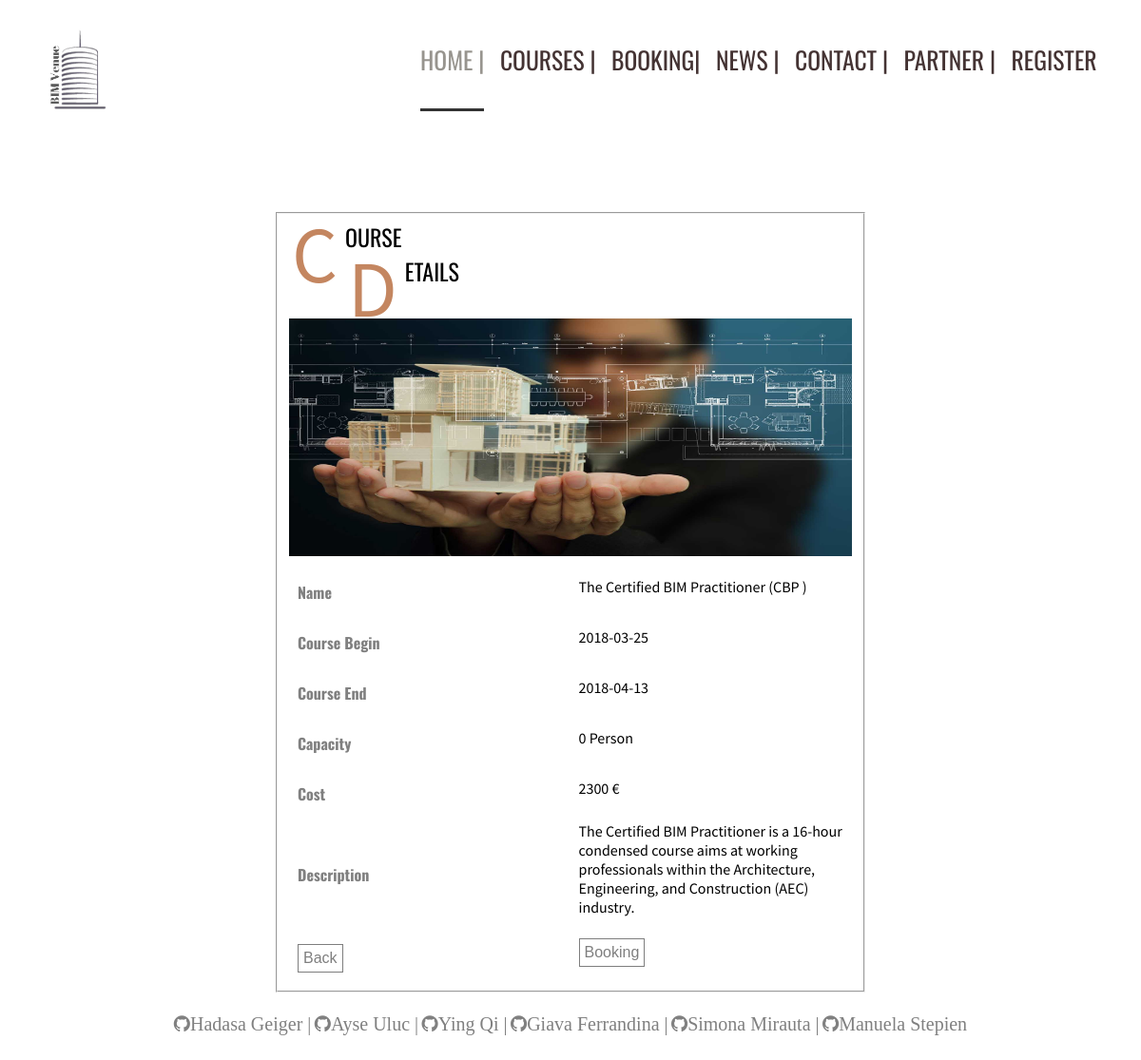
Page /view.php?id=1 on the committed database.
### tables this page shows
CREATE TABLE `cours` (
  `cId` int(11) NOT NULL,
  `cName` varchar(50) NOT NULL,
  `cBegin` date NOT NULL,
  `cEnd` date NOT NULL,
  `cDetails` varchar(1600) NOT NULL,
  `cSchedule` varchar(1600) NOT NULL,
  `cDescription` varchar(1600) NOT NULL,
  `cPrice` int(50) NOT NULL,
  `capacity` int(20) DEFAULT NULL,
  `image` varchar(55) DEFAULT NULL
);

### view.php (the view, shortened to what this page needs)
<?php
require_once 'actions/db_connect.php';
if($_GET['id']) {
    $id = $_GET['id'];
    $sql = "SELECT * FROM cours WHERE cId = {$id}";
    $result = $conn->query($sql);
    $data = $result->fetch_assoc();
?>
<!DOCTYPE html>
<html>
    <head>
        <link rel="stylesheet" type="text/css" href="css/style.css">
        <link rel="stylesheet" href="https://cdnjs.cloudflare.com/ajax/libs/font-awesome/4.7.0/css/font-awesome.min.css">
    </head>
    <body>
     <div id="parallax">
            <section>
              <img id="png" src="img/logo.png" alt="">
                <nav>
                   <ul>
                        <li><a href="index.php" id="current">Home |</a></li>
                        <li><a href="login.php">Courses |</a></li>
                        <li><a href="booking.php">Booking|</a></li>
                        <li><a href="news.php">News |</a></li>
                        <li><a href="contact.php">Contact |</a></li>
                        <li><a href="ourpartners.php">Partner |</a></li>
                        <li><a href="register.php">Register</a></li>
                  </ul>
                </nav>
            </section>
        <fieldset>
                    <h1><span class="first-character atw">C</span>ourse</h1>
                    <h1><span class="first-character atw">D</span>etails</h1>
            <form action="actions/a_create.php" method="post">
                <table cellspacing="0" cellpadding="0">
                    <img src='http://localhost/BIM/img/<?php echo $data['image'] ?>' style='width:100%;height:250px;'>
                    <tr>
                        <th>Name</th>
                        <td><?php echo $data['cName'] ?></td>
                    </tr>
                    <tr>
                        <th>Course Begin</th>
                        <td><?php echo $data['cBegin'] ?></td>
                    </tr>
                    <tr>
                        <th>Course End</th>
                        <td><?php echo $data['cEnd'] ?></td>
                    </tr>
                    <tr>
                        <th>Capacity</th>
                        <td><?php echo $data['capacity'] ?> Person </td>
                    </tr>
                    <tr>
                        <th>Cost</th>
                        <td><?php echo $data['cPrice'] ?> €</td>
                    </tr>
                     <tr>
                        <th>Description</th>
                        <td> <?php echo $data['cDescription'] ?></td>
                    </tr>
                    <div class='buttons-coll'>
                    <tr>
                        <th><a href="index.php"><button class="custom-btn btn-1" type="button">Back</button></a></th>
                        <td><a href="booking.php"><button class="custom-btn btn-1" type="button">Booking</button></a></td>
                    </tr>
                    </div>
                </table>
            </form>
        </fieldset>
    </body>
            <footer>
        <a class="fa fa-lg fa-github" href="https://github.com/hadasamanis99" style="text-decoration: none; color: grey;">Hadasa Geiger |</a>
        <a class=" fa fa-lg fa-github" href="https://github.com/ayseuluc"  style="text-decoration: none; color: grey;">Ayse Uluc |</a>
        <a class=" fa fa-lg fa-github" href="https://github.com/Qying23"  style="text-decoration: none; color: grey;">Ying Qi |</a>
        <a class=" fa fa-lg fa-github" href="https://github.com/giavanna"  style="text-decoration: none; color: grey;">Giava Ferrandina |</a>
        <a class=" fa fa-lg fa-github" href="https://github.com/mirautas"  style="text-decoration: none; color: grey;">Simona Mirauta |</a>
        <a class=" fa fa-lg fa-github" href="https://github.com/stepienm"  style="text-decoration: none; color: grey;">Manuela Stepien </a>
    </footer>
</html>
<?php
}
?>

### css/style.css (style rules this page uses)
html { font-family: "Oswald"; }
#parallax h1 { font-family:'Oswald', sans-serif; font-size:24px; font-weight:400; text-transform: uppercase; color:black; padding:0; margin:0; }
.first-character { font-weight:400; float: left; font-size: 84px; line-height: 64px; padding-top: 4px; padding-right: 8px; padding-left: 3px; font-family: 'Source Sans Pro', sans-serif; }
.atw { color: #c48660; }
#png { width: 10%; margin-left: 15px; }
nav { float: right; }
nav ul { list-style-type: none; margin: 0; padding: 2.2em 2em; }
nav ul li { display: inline; padding: 0 .4em; }
nav ul li a { color: #433; text-decoration: none; text-transform: uppercase; font-size: 1.6em; padding-bottom: 1.3em; transition: .10s color; }
#current { color: #97948E; border-bottom: 3px solid #333; }
.buttons-coll { text-align: center; }
.custom-btn { padding: 5px 5px; font-size: 12pt; background: transparent; outline: none !important; cursor: pointer; transition: all 0.3s ease; position: relative; display: inline-block; opacity: 0.5; }
.btn-1 { border: 0.5px solid #000; }
form { margin: 0 auto; }
fieldset { margin: auto; margin-top: 100px; width: 50%; }
table tr th { padding-top: 20px; }
table { font-family:Source Sans Pro, sans-serif; border-collapse: collapse; width: 100%; }
table tr { background-color: white; }
td, th { border: 1px solid white; text-align: left; padding: 8px; width: 20%; }
th { color: grey; font-family: Oswald, sans-serif; }
ul { list-style: none }
a { color: #0a0a0a; text-decoration: none; -webkit-transition: color 0.4s ease-in-out; transition: color 0.4s ease-in-out; }
ul { margin: 0; padding: 0; list-style-type: none; }
.tabs, .previews__container span, .preview__more, .card__more, { letter-spacing: 0.05em; text-transform: uppercase; }
section { position: relative; }
footer { font-size: 15px; text-align:center; margin-top: 20px; margin-bottom: 50px; }

### rows in the picture
cours: image (picture), cName "The Certified BIM Practitioner (CBP )", cBegin "2018-03-25", cEnd "2018-04-13", capacity "0", cPrice "2300", cDescription "The Certified BIM Practitioner is a 16-hour condensed course aims at working professionals within the Architecture, Engineering, and Construction (AEC) industry."
